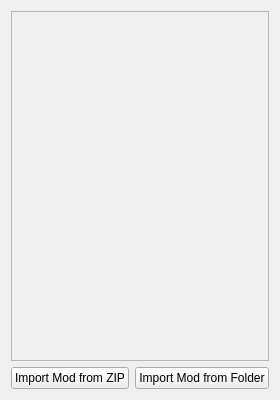
<?xml version="1.0" encoding="UTF-8"?>
<ui version="4.0">
 <class>ConfigurePerGameAddons</class>
 <widget class="QWidget" name="ConfigurePerGameAddons">
  <property name="geometry">
   <rect>
    <x>0</x>
    <y>0</y>
    <width>160</width>
    <height>400</height>
   </rect>
  </property>
  <property name="windowTitle">
   <string>Form</string>
  </property>
  <property name="accessibleDescription">
   <string>Add-ons</string>
  </property>
  <layout class="QGridLayout" name="gridLayout">
   <item row="1" column="0">
    <widget class="QPushButton" name="zip">
     <property name="text">
      <string>Import Mod from ZIP</string>
     </property>
    </widget>
   </item>
   <item row="1" column="1">
    <widget class="QPushButton" name="folder">
     <property name="text">
      <string>Import Mod from Folder</string>
     </property>
    </widget>
   </item>
   <item row="0" column="0" colspan="2">
    <widget class="QScrollArea" name="scrollArea">
     <property name="widgetResizable">
      <bool>true</bool>
     </property>
     <widget class="QWidget" name="scrollAreaWidgetContents">
      <property name="geometry">
       <rect>
        <x>0</x>
        <y>0</y>
        <width>380</width>
        <height>249</height>
       </rect>
      </property>
     </widget>
    </widget>
   </item>
  </layout>
 </widget>
 <resources/>
 <connections/>
</ui>
